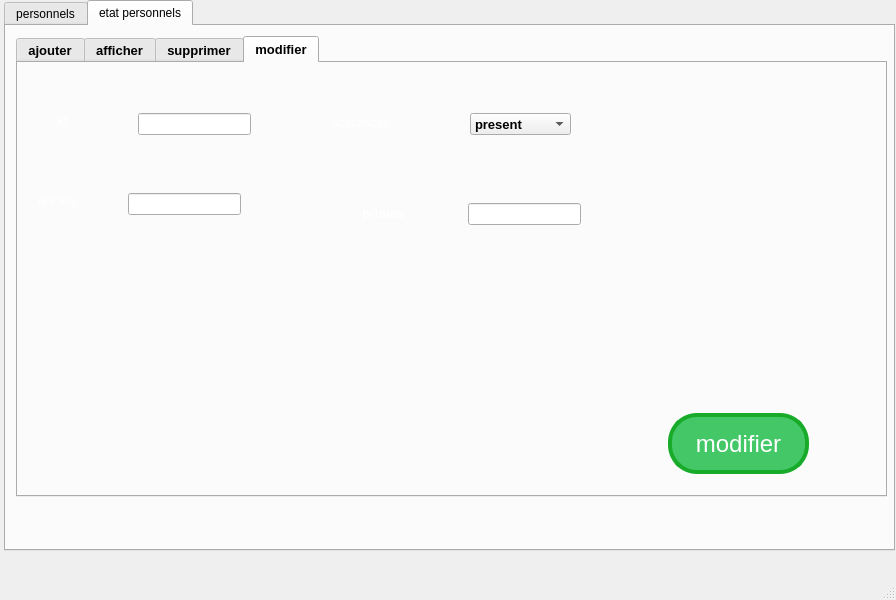
<?xml version="1.0" encoding="UTF-8"?>
<ui version="4.0">
 <class>MainWindow</class>
 <widget class="QMainWindow" name="MainWindow">
  <property name="geometry">
   <rect>
    <x>0</x>
    <y>0</y>
    <width>896</width>
    <height>600</height>
   </rect>
  </property>
  <property name="windowTitle">
   <string>MainWindow</string>
  </property>
  <widget class="QWidget" name="centralwidget">
   <widget class="QTabWidget" name="tabWidget">
    <property name="geometry">
     <rect>
      <x>4</x>
      <y>0</y>
      <width>891</width>
      <height>551</height>
     </rect>
    </property>
    <property name="currentIndex">
     <number>1</number>
    </property>
    <widget class="QWidget" name="tab">
     <attribute name="title">
      <string>personnels</string>
     </attribute>
     <widget class="QTabWidget" name="tabWidget_2">
      <property name="geometry">
       <rect>
        <x>10</x>
        <y>10</y>
        <width>861</width>
        <height>501</height>
       </rect>
      </property>
      <property name="currentIndex">
       <number>3</number>
      </property>
      <widget class="QWidget" name="tab_3">
       <attribute name="title">
        <string>ajouter</string>
       </attribute>
       <widget class="QLabel" name="label">
        <property name="geometry">
         <rect>
          <x>50</x>
          <y>210</y>
          <width>55</width>
          <height>16</height>
         </rect>
        </property>
        <property name="font">
         <font>
          <pointsize>10</pointsize>
          <weight>75</weight>
          <bold>true</bold>
         </font>
        </property>
        <property name="text">
         <string>id</string>
        </property>
       </widget>
       <widget class="QLabel" name="label_2">
        <property name="geometry">
         <rect>
          <x>120</x>
          <y>320</y>
          <width>71</width>
          <height>21</height>
         </rect>
        </property>
        <property name="font">
         <font>
          <pointsize>10</pointsize>
          <weight>75</weight>
          <bold>true</bold>
         </font>
        </property>
        <property name="text">
         <string>prenom</string>
        </property>
       </widget>
       <widget class="QLabel" name="label_3">
        <property name="geometry">
         <rect>
          <x>520</x>
          <y>200</y>
          <width>55</width>
          <height>16</height>
         </rect>
        </property>
        <property name="font">
         <font>
          <pointsize>10</pointsize>
          <weight>75</weight>
          <bold>true</bold>
         </font>
        </property>
        <property name="text">
         <string>nom</string>
        </property>
       </widget>
       <widget class="QLabel" name="label_4">
        <property name="geometry">
         <rect>
          <x>420</x>
          <y>320</y>
          <width>55</width>
          <height>31</height>
         </rect>
        </property>
        <property name="font">
         <font>
          <pointsize>10</pointsize>
          <weight>75</weight>
          <bold>true</bold>
         </font>
        </property>
        <property name="text">
         <string>gsm</string>
        </property>
       </widget>
       <widget class="QLineEdit" name="lineEdit">
        <property name="geometry">
         <rect>
          <x>100</x>
          <y>210</y>
          <width>113</width>
          <height>22</height>
         </rect>
        </property>
       </widget>
       <widget class="QLineEdit" name="lineEdit_2">
        <property name="geometry">
         <rect>
          <x>590</x>
          <y>200</y>
          <width>113</width>
          <height>22</height>
         </rect>
        </property>
       </widget>
       <widget class="QLineEdit" name="lineEdit_3">
        <property name="geometry">
         <rect>
          <x>200</x>
          <y>320</y>
          <width>113</width>
          <height>22</height>
         </rect>
        </property>
       </widget>
       <widget class="QLineEdit" name="lineEdit_4">
        <property name="geometry">
         <rect>
          <x>480</x>
          <y>320</y>
          <width>113</width>
          <height>22</height>
         </rect>
        </property>
       </widget>
       <widget class="QPushButton" name="pushButton">
        <property name="geometry">
         <rect>
          <x>670</x>
          <y>410</y>
          <width>141</width>
          <height>61</height>
         </rect>
        </property>
        <property name="styleSheet">
         <string notr="true">background-color:#44c767;
	border-radius:29px;
	border:4px solid #18ab29;
	display:inline-block;
	cursor:pointer;
	color:#ffffff;
	font-family:Arial;
	font-size:24px;
	padding:4px 15px;
	text-decoration:none;
	text-shadow:-6px -6px 5px #2f6627;</string>
        </property>
        <property name="text">
         <string>ajouter</string>
        </property>
       </widget>
       <widget class="QLabel" name="label_15">
        <property name="geometry">
         <rect>
          <x>20</x>
          <y>10</y>
          <width>851</width>
          <height>491</height>
         </rect>
        </property>
        <property name="text">
         <string/>
        </property>
        <property name="pixmap">
         <pixmap>../../../11.png</pixmap>
        </property>
       </widget>
       <zorder>label_15</zorder>
       <zorder>label</zorder>
       <zorder>label_2</zorder>
       <zorder>label_3</zorder>
       <zorder>label_4</zorder>
       <zorder>lineEdit</zorder>
       <zorder>lineEdit_2</zorder>
       <zorder>lineEdit_3</zorder>
       <zorder>lineEdit_4</zorder>
       <zorder>pushButton</zorder>
      </widget>
      <widget class="QWidget" name="tab_4">
       <attribute name="title">
        <string>affciher</string>
       </attribute>
       <widget class="QTableView" name="tableView">
        <property name="geometry">
         <rect>
          <x>20</x>
          <y>60</y>
          <width>661</width>
          <height>381</height>
         </rect>
        </property>
       </widget>
       <widget class="QPushButton" name="pushButton_3">
        <property name="geometry">
         <rect>
          <x>710</x>
          <y>300</y>
          <width>121</width>
          <height>41</height>
         </rect>
        </property>
        <property name="styleSheet">
         <string notr="true">box-shadow: 0px 1px 0px 0px #1c1b18;
	background:linear-gradient(to bottom, #eae0c2 5%, #ccc2a6 100%);
	background-color:#eae0c2;
	border-radius:15px;
	border:2px solid #333029;
	display:inline-block;
	cursor:pointer;
	color:#505739;
	font-family:Arial;
	font-size:14px;
	font-weight:bold;
	padding:12px 16px;
	text-decoration:none;
	text-shadow:0px 1px 0px #ffffff;</string>
        </property>
        <property name="text">
         <string>trier</string>
        </property>
       </widget>
       <widget class="QPushButton" name="pushButton_4">
        <property name="geometry">
         <rect>
          <x>710</x>
          <y>80</y>
          <width>121</width>
          <height>41</height>
         </rect>
        </property>
        <property name="styleSheet">
         <string notr="true">box-shadow: 0px 1px 0px 0px #1c1b18;
	background:linear-gradient(to bottom, #eae0c2 5%, #ccc2a6 100%);
	background-color:#eae0c2;
	border-radius:15px;
	border:2px solid #333029;
	display:inline-block;
	cursor:pointer;
	color:#505739;
	font-family:Arial;
	font-size:14px;
	font-weight:bold;
	padding:12px 16px;
	text-decoration:none;
	text-shadow:0px 1px 0px #ffffff;</string>
        </property>
        <property name="text">
         <string>chercher</string>
        </property>
       </widget>
       <widget class="QLineEdit" name="lineEdit_6">
        <property name="geometry">
         <rect>
          <x>710</x>
          <y>140</y>
          <width>113</width>
          <height>22</height>
         </rect>
        </property>
       </widget>
       <widget class="QLabel" name="label_20">
        <property name="geometry">
         <rect>
          <x>20</x>
          <y>10</y>
          <width>841</width>
          <height>461</height>
         </rect>
        </property>
        <property name="text">
         <string/>
        </property>
        <property name="pixmap">
         <pixmap>../../../11.png</pixmap>
        </property>
       </widget>
       <zorder>label_20</zorder>
       <zorder>tableView</zorder>
       <zorder>pushButton_3</zorder>
       <zorder>pushButton_4</zorder>
       <zorder>lineEdit_6</zorder>
      </widget>
      <widget class="QWidget" name="tab_5">
       <attribute name="title">
        <string>supprimer</string>
       </attribute>
       <widget class="QLineEdit" name="lineEdit_5">
        <property name="geometry">
         <rect>
          <x>490</x>
          <y>200</y>
          <width>211</width>
          <height>61</height>
         </rect>
        </property>
       </widget>
       <widget class="QLabel" name="label_5">
        <property name="geometry">
         <rect>
          <x>430</x>
          <y>130</y>
          <width>331</width>
          <height>20</height>
         </rect>
        </property>
        <property name="font">
         <font>
          <pointsize>10</pointsize>
          <weight>75</weight>
          <bold>true</bold>
         </font>
        </property>
        <property name="text">
         <string>donner l id du personnel a supprimer</string>
        </property>
       </widget>
       <widget class="QPushButton" name="pushButton_2">
        <property name="geometry">
         <rect>
          <x>680</x>
          <y>410</y>
          <width>171</width>
          <height>61</height>
         </rect>
        </property>
        <property name="styleSheet">
         <string notr="true">background-color:#c74545;
	border-radius:29px;
	border:4px solid #ab1919;
	display:inline-block;
	cursor:pointer;
	color:#ffffff;
	font-family:Arial;
	font-size:23px;
	padding:12px 31px;
	text-decoration:none;
	text-shadow:-6px -6px 5px #2f6627;</string>
        </property>
        <property name="text">
         <string>supprimer</string>
        </property>
       </widget>
       <widget class="QLabel" name="label_21">
        <property name="geometry">
         <rect>
          <x>50</x>
          <y>10</y>
          <width>841</width>
          <height>461</height>
         </rect>
        </property>
        <property name="text">
         <string/>
        </property>
        <property name="pixmap">
         <pixmap>../../../11.png</pixmap>
        </property>
       </widget>
       <zorder>label_21</zorder>
       <zorder>lineEdit_5</zorder>
       <zorder>label_5</zorder>
       <zorder>pushButton_2</zorder>
      </widget>
      <widget class="QWidget" name="tab_9">
       <attribute name="title">
        <string>modifier</string>
       </attribute>
       <widget class="QLineEdit" name="lineEdit_19">
        <property name="geometry">
         <rect>
          <x>620</x>
          <y>210</y>
          <width>113</width>
          <height>22</height>
         </rect>
        </property>
       </widget>
       <widget class="QLabel" name="label_16">
        <property name="geometry">
         <rect>
          <x>550</x>
          <y>210</y>
          <width>55</width>
          <height>16</height>
         </rect>
        </property>
        <property name="font">
         <font>
          <pointsize>10</pointsize>
          <weight>75</weight>
          <bold>true</bold>
         </font>
        </property>
        <property name="text">
         <string>nom</string>
        </property>
       </widget>
       <widget class="QLineEdit" name="lineEdit_20">
        <property name="geometry">
         <rect>
          <x>260</x>
          <y>340</y>
          <width>113</width>
          <height>22</height>
         </rect>
        </property>
       </widget>
       <widget class="QLineEdit" name="lineEdit_21">
        <property name="geometry">
         <rect>
          <x>520</x>
          <y>320</y>
          <width>113</width>
          <height>22</height>
         </rect>
        </property>
       </widget>
       <widget class="QLabel" name="label_17">
        <property name="geometry">
         <rect>
          <x>450</x>
          <y>320</y>
          <width>55</width>
          <height>21</height>
         </rect>
        </property>
        <property name="font">
         <font>
          <pointsize>10</pointsize>
          <weight>75</weight>
          <bold>true</bold>
         </font>
        </property>
        <property name="text">
         <string>gsm</string>
        </property>
       </widget>
       <widget class="QLineEdit" name="lineEdit_22">
        <property name="geometry">
         <rect>
          <x>160</x>
          <y>220</y>
          <width>113</width>
          <height>22</height>
         </rect>
        </property>
       </widget>
       <widget class="QLabel" name="label_18">
        <property name="geometry">
         <rect>
          <x>170</x>
          <y>340</y>
          <width>71</width>
          <height>16</height>
         </rect>
        </property>
        <property name="font">
         <font>
          <pointsize>10</pointsize>
          <weight>75</weight>
          <bold>true</bold>
         </font>
        </property>
        <property name="text">
         <string>prenom</string>
        </property>
       </widget>
       <widget class="QLabel" name="label_19">
        <property name="geometry">
         <rect>
          <x>100</x>
          <y>220</y>
          <width>55</width>
          <height>16</height>
         </rect>
        </property>
        <property name="font">
         <font>
          <pointsize>10</pointsize>
          <weight>75</weight>
          <bold>true</bold>
         </font>
        </property>
        <property name="text">
         <string>id</string>
        </property>
       </widget>
       <widget class="QPushButton" name="pushButton_13">
        <property name="geometry">
         <rect>
          <x>700</x>
          <y>400</y>
          <width>141</width>
          <height>61</height>
         </rect>
        </property>
        <property name="styleSheet">
         <string notr="true">background-color:#44c767;
	border-radius:29px;
	border:4px solid #18ab29;
	display:inline-block;
	cursor:pointer;
	color:#ffffff;
	font-family:Arial;
	font-size:24px;
	padding:4px 15px;
	text-decoration:none;
	text-shadow:-6px -6px 5px #2f6627;</string>
        </property>
        <property name="text">
         <string>modifier</string>
        </property>
       </widget>
       <widget class="QLabel" name="label_22">
        <property name="geometry">
         <rect>
          <x>50</x>
          <y>10</y>
          <width>851</width>
          <height>491</height>
         </rect>
        </property>
        <property name="font">
         <font>
          <pointsize>10</pointsize>
          <weight>75</weight>
          <bold>true</bold>
         </font>
        </property>
        <property name="text">
         <string/>
        </property>
        <property name="pixmap">
         <pixmap>../../../11.png</pixmap>
        </property>
       </widget>
       <zorder>label_22</zorder>
       <zorder>lineEdit_19</zorder>
       <zorder>label_16</zorder>
       <zorder>lineEdit_20</zorder>
       <zorder>lineEdit_21</zorder>
       <zorder>label_17</zorder>
       <zorder>lineEdit_22</zorder>
       <zorder>label_18</zorder>
       <zorder>label_19</zorder>
       <zorder>pushButton_13</zorder>
      </widget>
     </widget>
    </widget>
    <widget class="QWidget" name="tab_2">
     <attribute name="title">
      <string>etat personnels</string>
     </attribute>
     <widget class="QTabWidget" name="tabWidget_3">
      <property name="geometry">
       <rect>
        <x>10</x>
        <y>10</y>
        <width>871</width>
        <height>461</height>
       </rect>
      </property>
      <property name="font">
       <font>
        <pointsize>10</pointsize>
        <weight>75</weight>
        <bold>true</bold>
       </font>
      </property>
      <property name="currentIndex">
       <number>3</number>
      </property>
      <widget class="QWidget" name="tab_6">
       <attribute name="title">
        <string>ajouter</string>
       </attribute>
       <widget class="QLineEdit" name="lineEdit_7">
        <property name="geometry">
         <rect>
          <x>160</x>
          <y>70</y>
          <width>113</width>
          <height>22</height>
         </rect>
        </property>
       </widget>
       <widget class="QLineEdit" name="lineEdit_8">
        <property name="geometry">
         <rect>
          <x>150</x>
          <y>150</y>
          <width>113</width>
          <height>22</height>
         </rect>
        </property>
       </widget>
       <widget class="QLineEdit" name="lineEdit_10">
        <property name="geometry">
         <rect>
          <x>490</x>
          <y>160</y>
          <width>113</width>
          <height>22</height>
         </rect>
        </property>
       </widget>
       <widget class="QLabel" name="label_6">
        <property name="geometry">
         <rect>
          <x>80</x>
          <y>70</y>
          <width>55</width>
          <height>16</height>
         </rect>
        </property>
        <property name="font">
         <font>
          <pointsize>10</pointsize>
          <weight>75</weight>
          <bold>true</bold>
         </font>
        </property>
        <property name="styleSheet">
         <string notr="true">color:#ffffff;</string>
        </property>
        <property name="text">
         <string>id</string>
        </property>
       </widget>
       <widget class="QLabel" name="label_7">
        <property name="geometry">
         <rect>
          <x>60</x>
          <y>150</y>
          <width>55</width>
          <height>16</height>
         </rect>
        </property>
        <property name="font">
         <font>
          <pointsize>10</pointsize>
          <weight>75</weight>
          <bold>true</bold>
         </font>
        </property>
        <property name="styleSheet">
         <string notr="true">color:#ffffff;</string>
        </property>
        <property name="text">
         <string>nbr voy</string>
        </property>
       </widget>
       <widget class="QLabel" name="label_8">
        <property name="geometry">
         <rect>
          <x>384</x>
          <y>70</y>
          <width>101</width>
          <height>20</height>
         </rect>
        </property>
        <property name="font">
         <font>
          <pointsize>10</pointsize>
          <weight>75</weight>
          <bold>true</bold>
         </font>
        </property>
        <property name="styleSheet">
         <string notr="true">color:#ffffff;</string>
        </property>
        <property name="text">
         <string>abscences</string>
        </property>
       </widget>
       <widget class="QLabel" name="label_9">
        <property name="geometry">
         <rect>
          <x>400</x>
          <y>160</y>
          <width>55</width>
          <height>16</height>
         </rect>
        </property>
        <property name="font">
         <font>
          <pointsize>10</pointsize>
          <weight>75</weight>
          <bold>true</bold>
         </font>
        </property>
        <property name="styleSheet">
         <string notr="true">color:#ffffff;</string>
        </property>
        <property name="text">
         <string>primes</string>
        </property>
       </widget>
       <widget class="QPushButton" name="pushButton_8">
        <property name="geometry">
         <rect>
          <x>690</x>
          <y>350</y>
          <width>131</width>
          <height>61</height>
         </rect>
        </property>
        <property name="styleSheet">
         <string notr="true">background-color:#44c767;
	border-radius:29px;
	border:4px solid #18ab29;
	display:inline-block;
	cursor:pointer;
	color:#ffffff;
	font-family:Arial;
	font-size:24px;
	padding:4px 15px;
	text-decoration:none;
	text-shadow:-6px -6px 5px #2f6627;</string>
        </property>
        <property name="text">
         <string>ajouter</string>
        </property>
       </widget>
       <widget class="QComboBox" name="comboBox_3">
        <property name="geometry">
         <rect>
          <x>510</x>
          <y>70</y>
          <width>101</width>
          <height>31</height>
         </rect>
        </property>
        <item>
         <property name="text">
          <string>present</string>
         </property>
        </item>
        <item>
         <property name="text">
          <string>absc_justifier</string>
         </property>
        </item>
        <item>
         <property name="text">
          <string>absc_non_justifier</string>
         </property>
        </item>
       </widget>
       <widget class="QPushButton" name="pushButton_10">
        <property name="geometry">
         <rect>
          <x>110</x>
          <y>370</y>
          <width>93</width>
          <height>28</height>
         </rect>
        </property>
        <property name="text">
         <string>statistique</string>
        </property>
       </widget>
       <widget class="QLabel" name="label_23">
        <property name="geometry">
         <rect>
          <x>40</x>
          <y>10</y>
          <width>841</width>
          <height>451</height>
         </rect>
        </property>
        <property name="text">
         <string/>
        </property>
        <property name="pixmap">
         <pixmap>../../../2.png</pixmap>
        </property>
       </widget>
       <zorder>label_23</zorder>
       <zorder>lineEdit_7</zorder>
       <zorder>lineEdit_8</zorder>
       <zorder>lineEdit_10</zorder>
       <zorder>label_6</zorder>
       <zorder>label_7</zorder>
       <zorder>label_8</zorder>
       <zorder>label_9</zorder>
       <zorder>pushButton_8</zorder>
       <zorder>comboBox_3</zorder>
       <zorder>pushButton_10</zorder>
      </widget>
      <widget class="QWidget" name="tab_7">
       <attribute name="title">
        <string>afficher</string>
       </attribute>
       <widget class="QTableView" name="tableView_2">
        <property name="geometry">
         <rect>
          <x>290</x>
          <y>80</y>
          <width>511</width>
          <height>311</height>
         </rect>
        </property>
       </widget>
       <widget class="QPushButton" name="pushButton_5">
        <property name="geometry">
         <rect>
          <x>80</x>
          <y>350</y>
          <width>121</width>
          <height>41</height>
         </rect>
        </property>
        <property name="styleSheet">
         <string notr="true">box-shadow: 0px 1px 0px 0px #1c1b18;
	background:linear-gradient(to bottom, #eae0c2 5%, #ccc2a6 100%);
	background-color:#eae0c2;
	border-radius:15px;
	border:2px solid #333029;
	display:inline-block;
	cursor:pointer;
	color:#505739;
	font-family:Arial;
	font-size:14px;
	font-weight:bold;
	padding:12px 16px;
	text-decoration:none;
	text-shadow:0px 1px 0px #ffffff;</string>
        </property>
        <property name="text">
         <string>trier</string>
        </property>
       </widget>
       <widget class="QPushButton" name="pushButton_6">
        <property name="geometry">
         <rect>
          <x>80</x>
          <y>80</y>
          <width>121</width>
          <height>41</height>
         </rect>
        </property>
        <property name="styleSheet">
         <string notr="true">box-shadow: 0px 1px 0px 0px #1c1b18;
	background:linear-gradient(to bottom, #eae0c2 5%, #ccc2a6 100%);
	background-color:#eae0c2;
	border-radius:15px;
	border:2px solid #333029;
	display:inline-block;
	cursor:pointer;
	color:#505739;
	font-family:Arial;
	font-size:14px;
	font-weight:bold;
	padding:12px 16px;
	text-decoration:none;
	text-shadow:0px 1px 0px #ffffff;</string>
        </property>
        <property name="text">
         <string>chercher</string>
        </property>
       </widget>
       <widget class="QLineEdit" name="lineEdit_11">
        <property name="geometry">
         <rect>
          <x>80</x>
          <y>130</y>
          <width>113</width>
          <height>22</height>
         </rect>
        </property>
       </widget>
       <widget class="QLabel" name="label_24">
        <property name="geometry">
         <rect>
          <x>20</x>
          <y>10</y>
          <width>841</width>
          <height>451</height>
         </rect>
        </property>
        <property name="text">
         <string/>
        </property>
        <property name="pixmap">
         <pixmap>../../../2.png</pixmap>
        </property>
       </widget>
       <zorder>label_24</zorder>
       <zorder>tableView_2</zorder>
       <zorder>pushButton_5</zorder>
       <zorder>pushButton_6</zorder>
       <zorder>lineEdit_11</zorder>
      </widget>
      <widget class="QWidget" name="tab_8">
       <attribute name="title">
        <string>supprimer</string>
       </attribute>
       <widget class="QLineEdit" name="lineEdit_12">
        <property name="geometry">
         <rect>
          <x>430</x>
          <y>140</y>
          <width>201</width>
          <height>51</height>
         </rect>
        </property>
       </widget>
       <widget class="QPushButton" name="pushButton_7">
        <property name="geometry">
         <rect>
          <x>640</x>
          <y>340</y>
          <width>171</width>
          <height>61</height>
         </rect>
        </property>
        <property name="styleSheet">
         <string notr="true">background-color:#c74545;
	border-radius:29px;
	border:4px solid #ab1919;
	display:inline-block;
	cursor:pointer;
	color:#ffffff;
	font-family:Arial;
	font-size:23px;
	padding:12px 31px;
	text-decoration:none;
	text-shadow:-6px -6px 5px #2f6627;</string>
        </property>
        <property name="text">
         <string>supprimer</string>
        </property>
       </widget>
       <widget class="QLabel" name="label_10">
        <property name="geometry">
         <rect>
          <x>170</x>
          <y>160</y>
          <width>221</width>
          <height>20</height>
         </rect>
        </property>
        <property name="font">
         <font>
          <pointsize>10</pointsize>
          <weight>75</weight>
          <bold>true</bold>
         </font>
        </property>
        <property name="styleSheet">
         <string notr="true">color:#ffffff;</string>
        </property>
        <property name="text">
         <string>donner l id a supprimer</string>
        </property>
       </widget>
       <widget class="QLabel" name="label_25">
        <property name="geometry">
         <rect>
          <x>20</x>
          <y>-10</y>
          <width>841</width>
          <height>451</height>
         </rect>
        </property>
        <property name="text">
         <string/>
        </property>
        <property name="pixmap">
         <pixmap>../../../2.png</pixmap>
        </property>
       </widget>
       <zorder>label_25</zorder>
       <zorder>lineEdit_12</zorder>
       <zorder>pushButton_7</zorder>
       <zorder>label_10</zorder>
      </widget>
      <widget class="QWidget" name="tab_10">
       <attribute name="title">
        <string>modifier</string>
       </attribute>
       <widget class="QLabel" name="label_14">
        <property name="geometry">
         <rect>
          <x>344</x>
          <y>140</y>
          <width>71</width>
          <height>20</height>
         </rect>
        </property>
        <property name="font">
         <font>
          <pointsize>10</pointsize>
          <weight>75</weight>
          <bold>true</bold>
         </font>
        </property>
        <property name="styleSheet">
         <string notr="true">color:#ffffff;</string>
        </property>
        <property name="text">
         <string>primes</string>
        </property>
       </widget>
       <widget class="QLineEdit" name="lineEdit_14">
        <property name="geometry">
         <rect>
          <x>450</x>
          <y>140</y>
          <width>113</width>
          <height>22</height>
         </rect>
        </property>
       </widget>
       <widget class="QLabel" name="label_13">
        <property name="geometry">
         <rect>
          <x>314</x>
          <y>50</y>
          <width>101</width>
          <height>20</height>
         </rect>
        </property>
        <property name="styleSheet">
         <string notr="true">color:#ffffff;</string>
        </property>
        <property name="text">
         <string>abscences</string>
        </property>
       </widget>
       <widget class="QLineEdit" name="lineEdit_13">
        <property name="geometry">
         <rect>
          <x>120</x>
          <y>50</y>
          <width>113</width>
          <height>22</height>
         </rect>
        </property>
       </widget>
       <widget class="QLabel" name="label_12">
        <property name="geometry">
         <rect>
          <x>20</x>
          <y>130</y>
          <width>55</width>
          <height>16</height>
         </rect>
        </property>
        <property name="styleSheet">
         <string notr="true">color:#ffffff;</string>
        </property>
        <property name="text">
         <string>nbr voy</string>
        </property>
       </widget>
       <widget class="QLineEdit" name="lineEdit_15">
        <property name="geometry">
         <rect>
          <x>110</x>
          <y>130</y>
          <width>113</width>
          <height>22</height>
         </rect>
        </property>
       </widget>
       <widget class="QLabel" name="label_11">
        <property name="geometry">
         <rect>
          <x>40</x>
          <y>50</y>
          <width>55</width>
          <height>16</height>
         </rect>
        </property>
        <property name="styleSheet">
         <string notr="true">color:#ffffff;</string>
        </property>
        <property name="text">
         <string>id</string>
        </property>
       </widget>
       <widget class="QPushButton" name="pushButton_9">
        <property name="geometry">
         <rect>
          <x>650</x>
          <y>350</y>
          <width>141</width>
          <height>61</height>
         </rect>
        </property>
        <property name="styleSheet">
         <string notr="true">background-color:#44c767;
	border-radius:29px;
	border:4px solid #18ab29;
	display:inline-block;
	cursor:pointer;
	color:#ffffff;
	font-family:Arial;
	font-size:24px;
	padding:4px 15px;
	text-decoration:none;
	text-shadow:-6px -6px 5px #2f6627;</string>
        </property>
        <property name="text">
         <string>modifier</string>
        </property>
       </widget>
       <widget class="QComboBox" name="comboBox">
        <property name="geometry">
         <rect>
          <x>452</x>
          <y>50</y>
          <width>101</width>
          <height>22</height>
         </rect>
        </property>
        <item>
         <property name="text">
          <string>present</string>
         </property>
        </item>
        <item>
         <property name="text">
          <string>absc_justifier</string>
         </property>
        </item>
        <item>
         <property name="text">
          <string>absc_non_justifier</string>
         </property>
        </item>
       </widget>
       <widget class="QLabel" name="label_26">
        <property name="geometry">
         <rect>
          <x>10</x>
          <y>0</y>
          <width>841</width>
          <height>451</height>
         </rect>
        </property>
        <property name="text">
         <string/>
        </property>
        <property name="pixmap">
         <pixmap>../../../2.png</pixmap>
        </property>
       </widget>
       <zorder>label_26</zorder>
       <zorder>label_14</zorder>
       <zorder>lineEdit_14</zorder>
       <zorder>label_13</zorder>
       <zorder>lineEdit_13</zorder>
       <zorder>label_12</zorder>
       <zorder>lineEdit_15</zorder>
       <zorder>label_11</zorder>
       <zorder>pushButton_9</zorder>
       <zorder>comboBox</zorder>
      </widget>
     </widget>
    </widget>
   </widget>
  </widget>
  <widget class="QMenuBar" name="menubar">
   <property name="geometry">
    <rect>
     <x>0</x>
     <y>0</y>
     <width>896</width>
     <height>26</height>
    </rect>
   </property>
  </widget>
  <widget class="QStatusBar" name="statusbar"/>
 </widget>
 <resources/>
 <connections/>
</ui>
